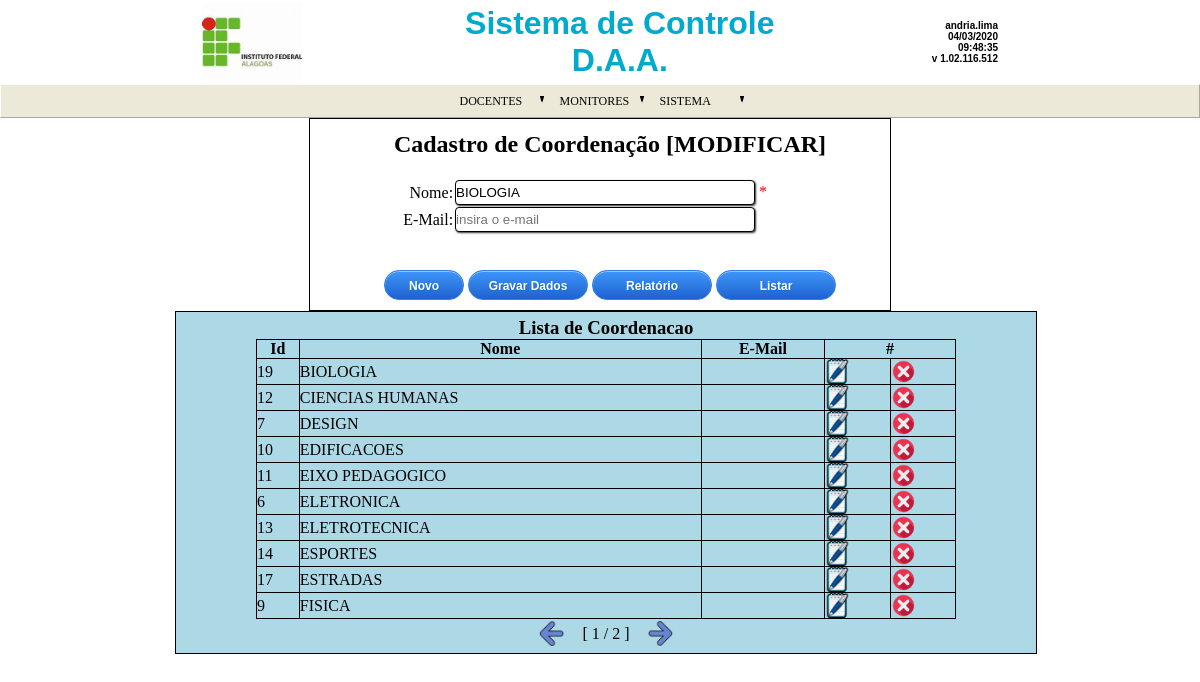
Page /controle_daa/?form=coordenacao&modulo=freq_docentes/&pagina=1&editar_id=19 (signed in) on the committed database.
### tables this page shows
CREATE TABLE `itemmenu` (
  `id_modulo` int(11) NOT NULL,
  `id_itemmenu` varchar(11) NOT NULL,
  `nome` varchar(50) NOT NULL,
  `tipo_tela` varchar(50) DEFAULT NULL,
  `tela` varchar(50) DEFAULT NULL,
  `tipo` varchar(1) NOT NULL
);

CREATE TABLE `modulo` (
  `id_modulo` int(11) NOT NULL,
  `nome` varchar(50) DEFAULT '',
  `path` varchar(100) NOT NULL,
  `seq` int(2) NOT NULL
);

CREATE TABLE `coordenacao` (
  `id_coordenacao` int(11) NOT NULL,
  `nome` varchar(100) DEFAULT '',
  `email` varchar(100) DEFAULT ''
);

### controle_daa/form/classe/formulario.php (the view, shortened to what the rows shown need)
<?php
class Formulario {
    private $classDados;
    private $arrayCampos;
    private $bt_novo;
    private $bt_relatorio;
    private $bt_lista;
    private $bt_editar;
    private $bt_excluir;
    private $arrayDados;
    public function __construct() {
        $this->bt_novo = true;
        $this->bt_relatorio = true;
        $this->bt_lista = true;
        $this->bt_editar = true;
        $this->bt_excluir = true;
    }
    public function __get ($atributo) {
        return $this->$atributo;
    }
    public function setClasseDados(object $classe_dados) {
        $this->classDados = $classe_dados;
    }
    public function getClasseDados () {
        return $this->classDados;
    }
    public function getNameClasseDados () {
        return get_class($this->classDados);
    }
    public function addCampo (Campo $campo) {
        $this->arrayCampos[] = $campo;
    }
    public function montaFormHTML () {
        $html = '<div id="dvCadUsuario">';
        $html .= '<form id="cad'.$this->getNameClasseDados().'" name="cad'.$this->getNameClasseDados().'" method="POST" '.
            '  action="'.$_SESSION["dir_base_html"].$_SESSION["dir_modulo"].'form/'.FuncaoCaracter::lowerTexto($this->getNameClasseDados()).'/cad_'.FuncaoCaracter::lowerTexto($this->getNameClasseDados()).'.php">';
        $html .= '<table border="0"><tr><td colspan="2" align="center">';
        $codigo_id = $this->__get('id_editar');
        if (isset($codigo_id)) {
            $modo = '[MODIFICAR]';
            $this->__set('arrayDados', $this->modoEdicao($codigo_id));
        } else {
            $modo = '[NOVO]';
        }
        $html .= '<h2>'.FuncaoCaracter::acentoTexto($this->__get('titulo').' '.$modo).'</h2>';
        $html .= '<br><input type="hidden" id="pagina" name="pagina" value="'.$this->__get('num_pagina').'"</td></tr>';
        foreach ($this->arrayCampos as $objeto) {
            $tipo_campo = $objeto->__get('tipo');
            switch ($tipo_campo) {
                case EnumTipoCampo::Texto : $html .= $this->inputTypeText($objeto); break;
            }
        }
        $html .= '</table></form><br><br><center>';
        if ($this->bt_novo) {
        $html .= '<button class="btnovo" name="limpar_'.$this->getNameClasseDados().'" id="limpar_'.$this->getNameClasseDados().'"'.
            ' onclick="window.location.assign(\'?form='.FuncaoCaracter::lowerTexto($this->getNameClasseDados()).'&modulo='.$_SESSION["dir_modulo"].'\');">Novo</button>&nbsp';
        }
        $html .= '<input type="submit" form="cad'.$this->getNameClasseDados().'" class="btn" id="envia'.$this->getNameClasseDados().'"'.
            ' name="envia'.$this->getNameClasseDados().'" value="Gravar Dados"/>&nbsp';
        if ($this->bt_relatorio) {
        $html .= '<button class="btn" name="rel_'.$this->getNameClasseDados().'" id="rel_'.$this->getNameClasseDados().'"'.
            ' onclick="window.open(\''.$_SESSION["dir_modulo"].'./relatorio/'.FuncaoCaracter::lowerTexto($this->getNameClasseDados()).'/rel_'.FuncaoCaracter::lowerTexto($this->getNameClasseDados()).'.php\', \'_blank\'); ">'.
            ' '.FuncaoCaracter::acentoTexto('Relatório').'</button>&nbsp';
        }
        if ($this->bt_lista) {
        $html .= '<button class="btn" name="listar_'.$this->getNameClasseDados().'" id="listar_'.$this->getNameClasseDados().'"'.
            ' onclick="ocultarExibir();">'.FuncaoCaracter::acentoTexto('Listar').'</button>';
        }
        $html .= '</center></div><div id="dvCentro">';
        if ($this->__get('num_pagina') == 0) {
            $html .= '<div id="dvLista" style="display:none">';
            $html .= '<script type="text/javascript"> visibilidade = false; </script>';
        } else {
            $html .= '<div id="dvLista">';
        }
        $html .= '<center><h3>'.FuncaoCaracter::acentoTexto('Lista de '.$this->getNameClasseDados()).'</h3></center>';
        $html .= $this->listaDados($this->getClasseDados(), $this->__get('num_pagina'));
        $html .= '</div></div>';
        return $html;
    }
    private function modoEdicao (int $codigo_id) {
        $resultado = $this->getClasseDados()->querySelect($codigo_id);
        return $resultado;
    }
    private function inputTypeText (Campo $objeto) {
        $tag = '<tr>';
        if ($objeto->getVisivel()) {
            $tag .= '<td align="right">';
            $tag .= ' <label for="'.$objeto->getNome().'">'.FuncaoCaracter::acentoTexto($objeto->__get('titulo')).': </label>';
            $tag .= '</td>';
            $tag .= '<td align="left">';
            $tag .= '<input type="text" class="campo" id="'.$objeto->getNome().
            '" name="'.$objeto->getNome().'" value="'.FuncaoCaracter::acentoTexto($this->arrayDados[$objeto->getNome()]).'" placeholder="'.$objeto->getHint().'"';
            if ($objeto->getRequerido()) {
                $tag .= ' required />';
                $tag .= '<font color="red" size="3">&nbsp*</font>';
            } else {
                $tag .= '/>';
            }
            $tag .= '</td>';
        } else {
            $tag .= '<td colspan="2" align="left">';
            $tag .= '<input type="hidden" class="campo" id="'.$objeto->getNome().
            '" name="'.$objeto->getNome().'" value="'.$this->arrayDados[$objeto->getNome()].'"'.$objeto->getHint().'"';
            if ($objeto->getRequerido()) {
                $tag .= ' required />';
            } else {
                $tag .= '/>';
            }
            $tag .= '</td>';
        }
        $tag .= '</tr>';
        return $tag;
    }
    private function listaDados($objeto, $pagina) {
        $tag_html ='';
        $total_reg_pagina = 10;
        $result = $objeto->querySelectAll();
        $inicio=($pagina*$total_reg_pagina)-$total_reg_pagina;
        $total_pagina=ceil(count($result)/$total_reg_pagina);
        $anterior=($inicio/$total_reg_pagina);
        $proximo=$anterior+2;
        $result = $objeto->querySelectAll(NULL,$inicio,$total_reg_pagina);
        if ($proximo>=$total_pagina) {
            $proximo=$total_pagina;
        }
        if ($anterior<=1) {
            $anterior=1;
        }
        $tag_html .= '<table border="1px solid" rules="all" cellspacing="0" cellpadding="2" bordercolor="000000" width="700px"><tr>';
        foreach ($this->arrayCampos as $obj_campos) {
            $tag_html .= '<th>'.$obj_campos->__get('titulo').'</th>';
        }
        $tag_html .= '<th colspan=2>#</th></tr>';
        foreach ($result as $valor) {
            $id_chave = '';
            $tag_html .= '<tr>';
            foreach ($this->arrayCampos as $obj_campos) {
                switch ($obj_campos->__get('tipo')) {
                    case EnumTipoCampo::Numero :
                    case EnumTipoCampo::CPF :
                    case EnumTipoCampo::CGC :
                    case EnumTipoCampo::Telefone :
                    case EnumTipoCampo::EMail :
                    case EnumTipoCampo::Texto :
                        $tag_html .= '<td>'.FuncaoCaracter::acentoTexto($valor[$obj_campos->__get('nome')]).'</td>';
                        break;
                }
                if ($obj_campos->__get('chave')) {
                    $id_chave = $valor[$obj_campos->__get('nome')];
                }
            }
            if ($this->bt_editar) {
                $tag_html .= '    <td><a href="?form='.FuncaoCaracter::lowerTexto($this->getNameClasseDados()).'&modulo='.$_SESSION["dir_modulo"].'&pagina='.$pagina.'&editar_id='.$id_chave.'" alt="Editar Cliente"><img src="./form/imagem/editar.jpg" width=25px heigth=25px /></a></td>';
            }
            if ($this->bt_excluir) {
                $tag_html .= '    <td><a href="?form='.FuncaoCaracter::lowerTexto($this->getNameClasseDados()).'&modulo='.$_SESSION["dir_modulo"].'&pagina='.$pagina.'&excluir_id='.$id_chave.'" alt="Apagar Cliente"><img src="./form/imagem/excluir.jpg" width=25px heigth=25px /></a></td>';
            }
            $tag_html .= '</tr>';
        }
        $tag_html .= '</table><table border="0" align="center"><tr valign="middle">';
        $tag_html .= '<td><a href=?form='.FuncaoCaracter::lowerTexto($this->getNameClasseDados()).'&modulo='.$_SESSION["dir_modulo"].'&pagina='.$anterior.'><img src="./form/imagem/seta_para_esquerda.jpg" width="25px" heigth="25px" /></a></td>';
        $tag_html .= '<td>&nbsp &nbsp [ '.$pagina.' / '.$total_pagina.'  ] &nbsp &nbsp</td>';
        $tag_html .= '<td><a href=?form='.FuncaoCaracter::lowerTexto($this->getNameClasseDados()).'&modulo='.$_SESSION["dir_modulo"].'&pagina='.$proximo.'><img src="./form/imagem/seta_para_direita.jpg" width="25px" heigth="25px" /> </a></td>';
        $tag_html .= '</tr></table>';
        return $tag_html;
    }
}
?>

### controle_daa/menu/classe/menu_permissao.php (shortened to what the rows shown need)
<?php
class Menu_Permissao {
    private $array_barra_menu;
    private $conexao;
    public function __construct() {
        $this->conexao = new Conexao();
    }
    private function querySelect ($id) {
        try {
            $cmd = "SELECT m.id_modulo, i.id_itemmenu,  m.nome as modulo, i.nome, m.path, i.tipo_tela, i.tela, i.tipo, m.seq ".
                   "  FROM itemmenu i, modulo m, permissao p".
                   " where m.id_modulo = i.id_modulo ".
                   "   and p.id_modulo=i.id_modulo and p.id_itemmenu=i.id_itemmenu ".
                   "   and p.id_usuario=:param_id".
                   " order by m.seq, i.id_itemmenu";
            $stm = $this->conexao->conectar()->prepare($cmd);
            $stm->bindParam(":param_id", $id, PDO::PARAM_INT);
            $stm->execute();
            return $stm->fetchAll();
        } catch (PDOException $ex) {
            return 'Error:'.$ex->getMessage();
        }
    }
    private function Menu($dados) {
        $nome_menu = $dados['modulo'];
        $menu = new Menu();
        $menu->setTituloMenu($nome_menu);
        return ($menu);
    }
    private function subMenu($dados) {
        $nome_menu = $dados['nome'];
        $sub_menu = new Sub_Menu();
        $sub_menu->setNome($nome_menu);
        return ($sub_menu);
    }
    private function itemMenu($dados) {
        $nome_menu = $dados['nome'];
        $modulo = $dados['path'];
        $tipo_tela = $dados['tipo_tela'];
        $tela = $dados['tela'];
        $link = $_SESSION["dir_base_html"].'?modulo='.$modulo.'&'.$tipo_tela.'='.$tela;
        $item_menu = new Item_Menu();
        $item_menu->setNome($nome_menu);
        $item_menu->setLink($link);
        $item_menu->setTarget(EnumTargetPage::Self_Page);
        return ($item_menu);
    }
    private function carregaMenu ($id_usuario) {
        $id_modulo = null;
        $grupo = NULL;
        $array = $this->querySelect($id_usuario);
        foreach ($array as $registro) {
            $id_menu = $registro['id_itemmenu'];
            $item = explode('.', $id_menu);
            $item = $registro[0].$item[0];
            $new_grupo = 'F';
            if ($grupo <> $item) {
                if (isset($grupo)) {
                    $new_grupo = 'T';
                }
                $grupo = $item;
            }
            if ($new_grupo == 'T') {
                if (isset($sub_menu)) {
                    $menu->addSubMenu($sub_menu);
                }
                $sub_menu = NULL;
            }
            if ($id_modulo <> $registro[0]) {
                $id_modulo = $registro[0];
                if (isset($menu)) {
                    $this->array_barra_menu[] = $menu;
                }
                $menu = $this->Menu($registro);
            }
            $tipo = $registro[7];
            if ($tipo == 'S') {
                $sub_menu = $this->subMenu($registro);
            } else {
                $item_menu = $this->itemMenu($registro);
                if (isset($sub_menu)) {
                    $sub_menu->addItemMenu($item_menu);
                } else {
                    $menu->addItemMenu($item_menu);
                }
            }
        }
        $this->array_barra_menu[] = $menu;
        return $this->array_barra_menu;
    }
    public function montaMenu () {
        $this->array_barra_menu = $this->carregaMenu ($_SESSION["id"]);
        $html = '';
        $html .= '<DIV id="bar"><center>';
        $html .= '<TABLE class="XulMenu" id="menu1" cellSpacing="0" cellPadding="0">';
        $html .= '  <TBODY>';
        $html .= '  <TR>';
        foreach ($this->array_barra_menu as $obj_barramenu) {
            $html .= '<TD align=left width="100px">';
            $html .= '<A class=button href="javascript:void(0)">'.FuncaoCaracter::acentoTexto($obj_barramenu->getTituloMenu()).'<IMG class="arrow" height="7" alt="" src="./menu/icons/marcador.gif" width="4"></A>';
            $html .= '<DIV class=section>';
            $array_menu = $obj_barramenu->getItens();
            foreach ($array_menu as $obj_menu) {
                switch ($obj_menu->getTipoMenu()) {
                    case EnumTipoMenu::Sub_Menu:
                        $html .= '<A class="item" href="javascript:void(0)">'.FuncaoCaracter::acentoTexto($obj_menu->getNome()).'<IMG class="arrow" height="7" alt="" src="./menu/icons/seta.gif" width="4"></A>';
                        $html .= ' <DIV class=section>';
                        $array_itens = $obj_menu->getItens();
                        foreach ($array_itens as $obj_itemmenu) {
                            $html .= '<A class=item href='.$obj_itemmenu->getLink().' '.$obj_itemmenu->getTarget().'>'.FuncaoCaracter::acentoTexto($obj_itemmenu->getNome()).'</a>';
                        }
                        $html .= ' </DIV>';
                        break;
                    case EnumTipoMenu::Item_Menu:
                        $html .= '<A class="item" href='.$obj_menu->getLink().' '.$obj_itemmenu->getTarget().'>'.FuncaoCaracter::acentoTexto($obj_menu->getNome()).'</a>';
                        break;
                }
            }
            $html .= '</div>';
            $html .= '</TD>';
        }
        $html .= '</TR>';
        $html .= '</TBODY>';
        $html .= '</TABLE>';
        $html .= '</center>';
        $html .= '</DIV>';
        echo $html;
    }
}
?>

### rows in the picture
itemmenu: id_modulo.nome "DOCENTES"
itemmenu: id_modulo.nome "MONITORES"
itemmenu: id_modulo.nome "SISTEMA"
coordenacao: nome "BIOLOGIA", id_coordenacao "19"
coordenacao: id_coordenacao "12", nome "CIENCIAS HUMANAS"
coordenacao: id_coordenacao "7", nome "DESIGN"
coordenacao: id_coordenacao "10", nome "EDIFICACOES"
coordenacao: id_coordenacao "11", nome "EIXO PEDAGOGICO"
coordenacao: id_coordenacao "6", nome "ELETRONICA"
coordenacao: id_coordenacao "13", nome "ELETROTECNICA"
coordenacao: id_coordenacao "14", nome "ESPORTES"
coordenacao: id_coordenacao "17", nome "ESTRADAS"
coordenacao: id_coordenacao "9", nome "FISICA"

### other values in the picture
$_SESSION["login"] "andria.lima"
FuncaoData::formatoDataHora($_SESSION["user_acess"]) "04/03/2020 09:48:35"
$_SESSION['versao'] "v 1.02.116.512"
FuncaoCaracter::acentoTexto($this->__get('titulo').' '.$modo) "Cadastro de Coordenação [MODIFICAR]"
FuncaoCaracter::acentoTexto($objeto->__get('titulo')) "Nome"
FuncaoCaracter::acentoTexto($objeto->__get('titulo')) "E-Mail"
FuncaoCaracter::acentoTexto('Relatório') "Relatório"
FuncaoCaracter::acentoTexto('Listar') "Listar"
FuncaoCaracter::acentoTexto('Lista de '.$this->getNameClasseDados()) "Lista de Coordenacao"
$obj_campos->__get('titulo') "Id"
$obj_campos->__get('titulo') "Nome"
$obj_campos->__get('titulo') "E-Mail"
$pagina "1"
$total_pagina "2"
